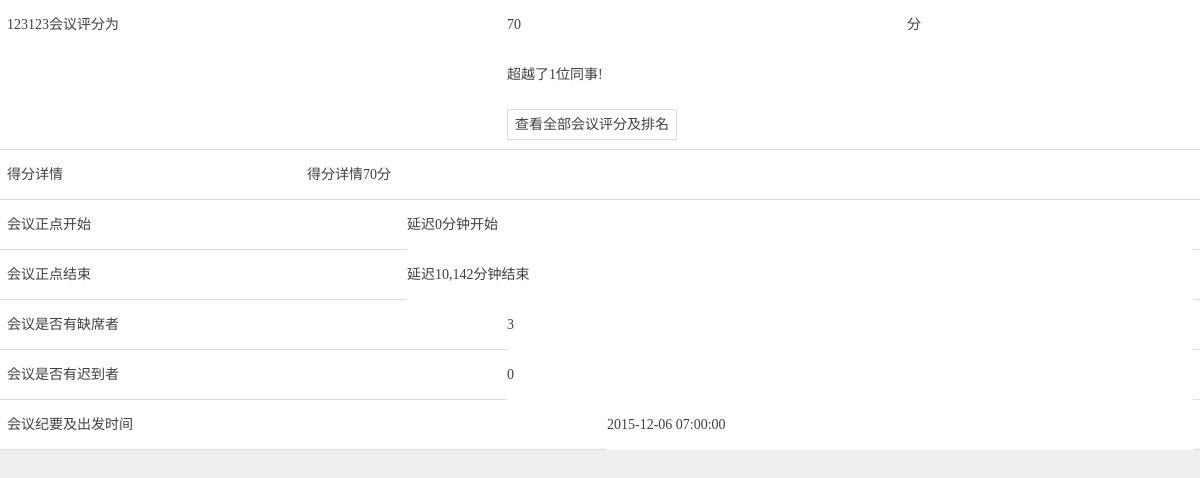
/meet/score/11, run on an earlier commit of the app's database.
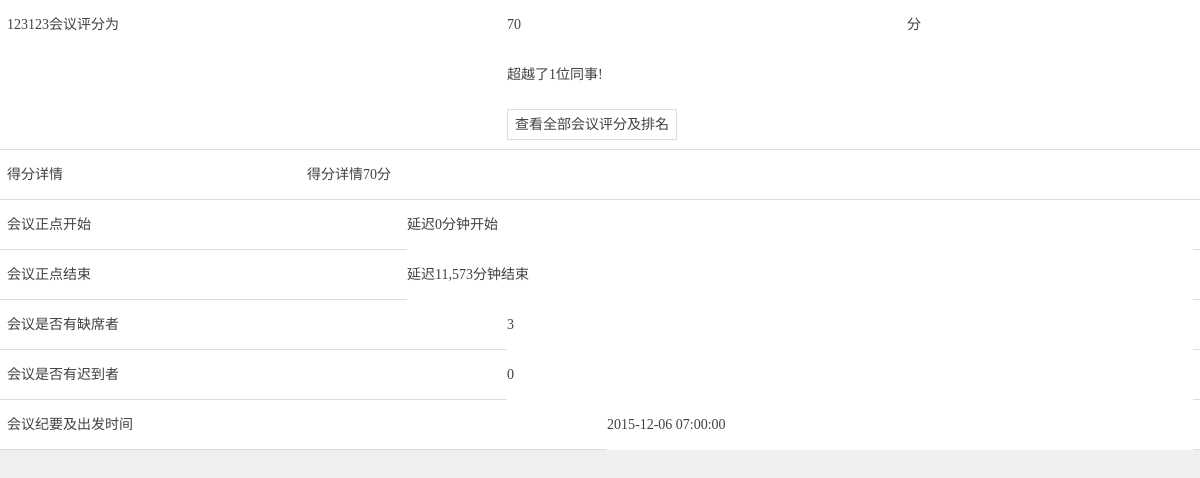
And on a later commit of the database.
### tables this page shows
CREATE TABLE `meeting` (
`mid` int(11) NOT NULL,
  `muid` int(11) NOT NULL COMMENT 'creater',
  `mplanbt` timestamp NULL DEFAULT NULL,
  `mplanet` timestamp NULL DEFAULT NULL,
  `mactbt` timestamp NULL DEFAULT NULL,
  `mactet` timestamp NULL DEFAULT NULL,
  `mrid` int(11) NOT NULL,
  `mremind` int(11) NOT NULL,
  `mchecktype` int(11) NOT NULL COMMENT '0 = location 1 = qrcode',
  `mmembernum` int(11) NOT NULL,
  `mconfirm` int(11) NOT NULL COMMENT '高层=1',
  `mattach` mediumtext NOT NULL,
  `mstate` int(11) NOT NULL COMMENT 'draft = 0 发布=1',
  `mcreatet` timestamp NOT NULL DEFAULT '0000-00-00 00:00:00',
  `mpass` int(11) NOT NULL,
  `mname` varchar(20) NOT NULL,
  `mscore` int(11) DEFAULT NULL,
  `mfilename` varchar(30) NOT NULL,
  `mfiletime` timestamp NULL DEFAULT NULL,
  `mapartment` int(11) NOT NULL
);

### application/controllers/Meet.php (called while the page is built, shortened)
<?php
class Meet extends CI_Controller {
    public function __construct()
    {
        $this->load->helper(array('form', 'url'));
    }
	public function score($id=0)
	{
		$this->load->model('meet_model');
		$data['list'] = $this->meet_model->getmeetdetail($id);
		$data['members'] = $this->meet_model->getmeetmember($id);
		$data['over'] = $this->meet_model->getrankover($id);
		$this->load->view('djpf',$data);
	}
}

### index.php (called while the page is built, shortened)
<?php
require_once BASEPATH.'core/CodeIgniter.php';

### application/models/Meet_model.php (called while the page is built, shortened)
<?php
class Meet_model extends CI_Model {
    public function getmeetdetail($mid)
    {
    	$sql = "SELECT mid,muid,mplanbt,mplanet,mrid,mremind,mstate,mname,mconfirm,mactbt,mactet,mchecktype,mfilename,user.uname,room.rname,mscore,mfiletime,mapartment FROM meeting,user,room WHERE mid = ? AND muid = user.uid AND mrid = room.rid";
		$sql = $this->db->query($sql,$mid);
		return $sql->result_array();
    }
}

### application/views/djpf.php (the view, shortened to what this page needs)
<!DOCTYPE html>
<html>
<head lang="en">
    <link rel="stylesheet" href="<?php echo base_url('css/bootstrap.min.css');?>">
    <link rel="stylesheet" href="<?php echo base_url('css/index.css');?>">
</head>
<body >
<div class="container-fluid "  style="margin-bottom:100px">
	<div class="row xjhy" style="border:none">
		<div class="col-xs-5" >
			<?php echo $list[0]['mname'];?>会议评分为
		</div>
		<div class="col-xs-4" >
			<?php echo $list[0]['mscore'];?>
		</div>
		<div class="col-xs-3" >
			分
		</div>
		<?php
			$absentnum=0;
        	$latenum=0;
			if(count($members)){
	                foreach ($members as $mem) {
	                    if($mem['mmchecked'] == 0)
	                        $absentnum++;
	                }
	        }
	        $minb = (strtotime($list[0]['mactbt'])-strtotime($list[0]['mplanbt']))/60;
        	$mine = (strtotime($list[0]['mactet'])-strtotime($list[0]['mplanet']))/60;
        	if($minb<=0) {$minb="正点开始";}
        	if($minb>0) {$minb="延迟". number_format($minb)."分钟开始";}
        	if($mine>0) {$mine="延迟".number_format($mine)."分钟结束";}
		?>
    </div>
	<div class="row xjhy" style="border:none">
		<div class="col-xs-7 col-xs-offset-5" >
			超越了<?php echo $over;?>位同事!
		</div>
	</div>
	<div class="row xjhy" >
		<div class="col-xs-7 col-xs-offset-5" >
			<?php $url=base_url("meet/rank");?>
			<span style="padding:7px;border:1px solid #dddddd;" onclick="window.location.href='<?php echo $url;?>'">查看全部会议评分及排名</span>
		</div>
	</div>
   <div class="row xjhy" >
		<div class="col-xs-3" >
			得分详情
		</div>
		<div class="col-xs-8" >
			得分详情<?php echo $list[0]['mscore'];?>分
		</div>
    </div>
	<div class="row xjhy" >
		<div class="col-xs-4" >
			会议正点开始
		</div>
		<div class="col-xs-8" >
			<input placeholder="会议正点开始" value="<?php echo $minb;?>">
		</div>
    </div>
	<div class="row xjhy" >
		<div class="col-xs-4" >
			会议正点结束
		</div>
		<div class="col-xs-8" >
			<input placeholder="会议正点结束" value="<?php echo $mine;?>">
		</div>
    </div>
	<div class="row xjhy">
		<div class="col-xs-5" >
			会议是否有缺席者
		</div>
		<div class="col-xs-7" >
			<input placeholder="缺席者" value="<?php echo $absentnum;?>">
		</div>
    </div>
	<div class="row xjhy" >
		<div class="col-xs-5" >
			会议是否有迟到者
		</div>
		<div class="col-xs-7" >
			<input placeholder="迟到者" value="<?php echo $latenum;?>">
		</div>
    </div>
	<div class="row xjhy" >
		<div class="col-xs-6" >
			会议纪要及出发时间
		</div>
		<div class="col-xs-6" >
			<input placeholder="会议纪要及出发时间" value="<?php echo $list[0]['mfiletime'];?>">
		</div>
    </div>
</div>
</body>
</html>

What changed in the data, as far as the page shows it:
changed meeting "延迟0分钟开始": mactet+mplanet "延迟10,142分钟结束" → "延迟11,573分钟结束"
